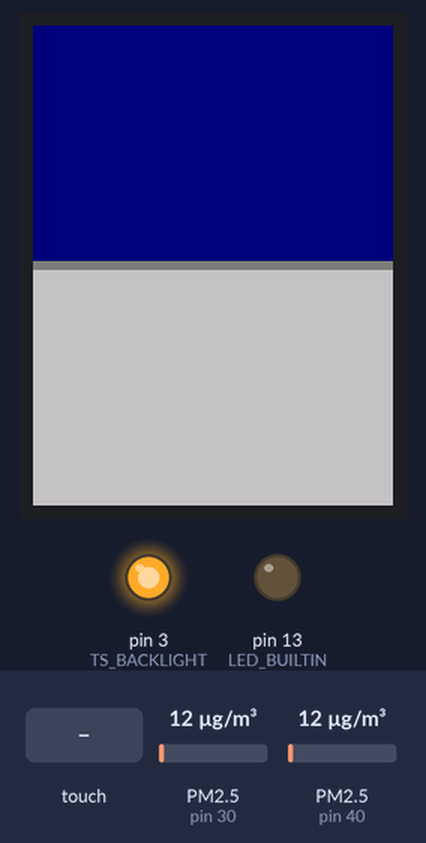
Recording of a sketch running on a simulated Arduino Mega 2560, built with avr-gcc and run on an emulated ATmega2560. On the bench: 240×320 colour display, output pins drawn as LEDs (lit = HIGH). Wiring (inferred from the names in the program): 2 × dust sensor: data pin 30 / data pin 40. Inputs (shaded band) come from the test bench; at power-on: PM2.5 (sensors on pin 30, pin 40) 12 µg/m³. What the sketch prints to the serial monitor is not drawn.

Above: at 2.6 s.
2.7 s: touch panel pressed at 13 % / 10 % of its raw x / y range
At 3.3 s:
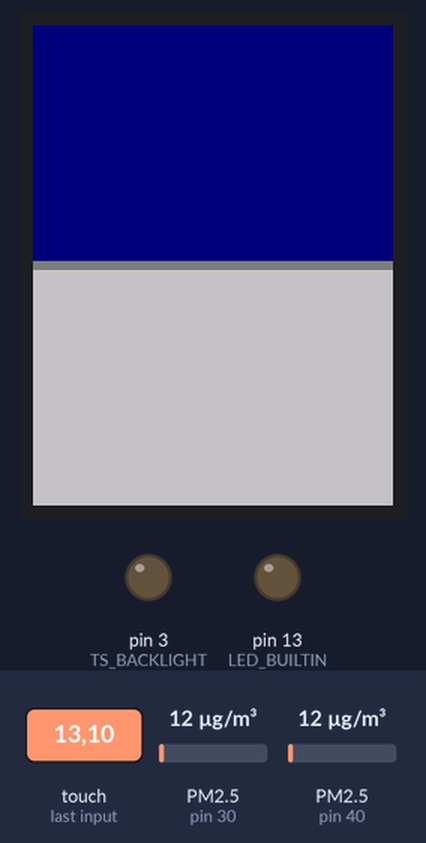
4.5 s: touch panel pressed at 38 % / 10 % of its raw x / y range
At 5.7 s:
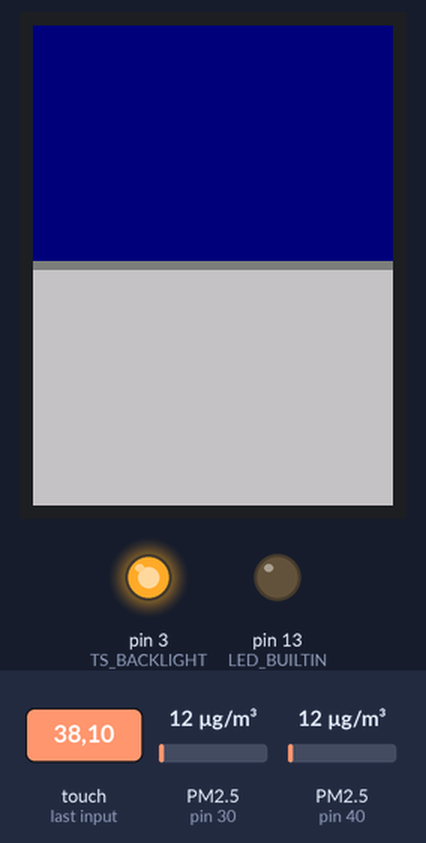
6.1 s: touch panel pressed at 62 % / 10 % of its raw x / y range
At 33.1 s:
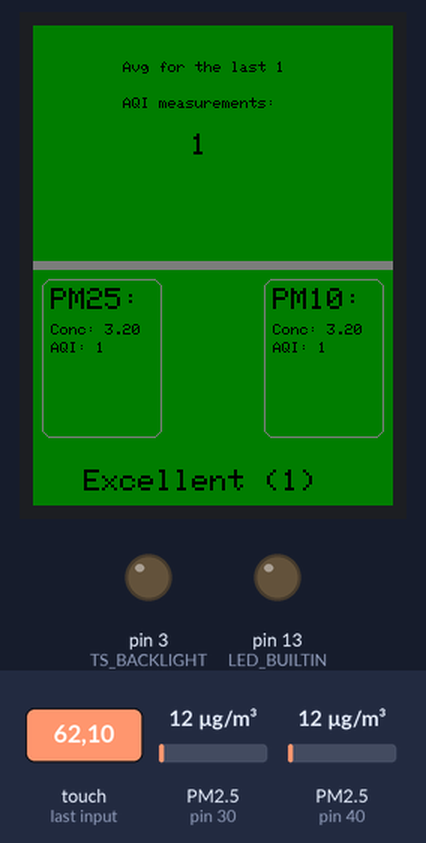
Timing chart, 0 to 33.4 s (numbered marks = the images above; inputs shaded):
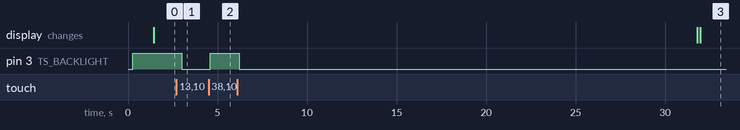

The sketch:

dustSensorFromWeb.ino
```cpp
#include "PinChangeInt.h"
#include "SimpleTimer.h"
#include "SPI.h"
#include "Adafruit_GFX.h"
#include "Adafruit_ILI9341.h"
#include "Adafruit_STMPE610.h"

/* Connect the DSM501 sensor as follow
 * https://www.elektronik.ropla.eu/pdf/stock/smy/dsm501.pdf
 * 1 green vert - Not used
 * 2 yellow jaune - Vout2 - 1 microns (PM1.0)
 * 3 white blanc - Vcc
 * 4 red rouge - Vout1 - 2.5 microns (PM2.5)
 * 5 black noir - GND
*/
#define SENSOR_WARMMUP_TIME           1

#define DUST_SENSOR_DIGITAL_PIN_PM10  30        // DSM501 Pin 2 of DSM501 (jaune / Yellow)
#define DUST_SENSOR_DIGITAL_PIN_PM25  40        // DSM501 Pin 4 (rouge / red)

#define COUNTRY                       0         // 0. France, 1. Europe, 2. USA/China
#define FRANCE                        0
#define EUROPE                        1
#define USA_CHINA                     2

#define EXCELLENT                     "Excellent"
#define GOOD                          "Bon"
#define ACCEPTABLE                    "Moyen"
#define MODERATE                      "Mediocre"
#define HEAVY                         "Mauvais"
#define SEVERE                        "Tres mauvais"
#define HAZARDOUS                     "Dangereux"

#define PM25_SENSOR                   0
#define PM10_SENSOR                   1

/* Screen TFT from Adafruit */
// For the Adafruit shield, these are the default.
#define TFT_DC 9
#define TFT_CS 10
#define TS_INTERRUPTION 7
#define TS_BACKLIGHT 3

// The STMPE610 uses hardware SPI on the shield, and #8
#define STMPE_CS 8

#define MAX_LINES                     40
#define CENTRAL_LINEWIDTH             6
#define BACKGROUND_COLOR              ILI9341_WHITE
#define FOREGROUND_COLOR              ILI9341_DARKGREY
#define UPPER_BG_COLOR                ILI9341_NAVY
#define LOWER_BG_COLOR                ILI9341_LIGHTGREY

#define EXCELLENT_COLOR               ILI9341_DARKGREEN
#define GOOD_COLOR                    ILI9341_GREEN
#define ACCEPTABLE_COLOR              ILI9341_GREENYELLOW
#define MODERATE_COLOR                ILI9341_YELLOW
#define HEAVY_COLOR                   ILI9341_ORANGE
#define SEVERE_COLOR                  ILI9341_RED
#define HAZARDOUS_COLOR               ILI9341_RED

// With 30s measurements, 120 gives 1h buffer
#define BUFFER_SIZE                   60

// Needed for interrupts
#define NO_PORTB_PINCHANGES // to indicate that port b will not be used for pin change interrupts
#define NO_PORTJ_PINCHANGES // to indicate that port c will not be used for pin change interrupts
#define NO_PORTK_PINCHANGES // to indicate that port d will not be used for pin change interrupts

unsigned long duration;
unsigned long starttime;
unsigned long endtime;
unsigned long lowpulseoccupancy = 0;
float         ratio = 0;
unsigned long SLEEP_TIME    = 2 * 1000;       // Sleep time between reads (in milliseconds)
unsigned long sampletime_ms = 1L * 30L * 1000L;  // Durée de mesure - sample time (ms)

struct structAQI{
  // variable enregistreur - recorder variables
  unsigned long durationPM10;
  unsigned long lowpulseoccupancyPM10 = 0;
  unsigned long durationPM25;
  unsigned long lowpulseoccupancyPM25 = 0;
  unsigned long starttime;
  unsigned long endtime;
  // Sensor AQI data
  float         concentrationPM25 = 0;
  float         concentrationPM10  = 0;
  int           AqiPM10            = -1;
  int           AqiPM25            = -1;
  // Indicateurs AQI - AQI display
  int           AQI                = 0;
  String        AqiString          = "";
  int           AqiColor           = 0;
};
struct structAQI AQI;
struct structAQI lastAQIs[BUFFER_SIZE];
unsigned long measurementNumber = 0;
int AQIAvg = 0;


SimpleTimer timer;

Adafruit_STMPE610 ts = Adafruit_STMPE610(STMPE_CS);

Adafruit_ILI9341 tft = Adafruit_ILI9341(TFT_CS, TFT_DC);
int           x1, y1, x2, y2, w, h;
unsigned long   screenLine = 0;
boolean screenBacklight = true;

void updateAQILevel(){
  AQI.AQI = (AQI.AqiPM10 > AQI.AqiPM25) ? AQI.AqiPM10 : AQI.AqiPM25;
}

void updateAQI() {
  // Actualise les mesures - update measurements

  AQI.endtime = millis();

  float ratio = (AQI.lowpulseoccupancyPM10) / (sampletime_ms * 10.0);
  float concentration = 1.1 * pow( ratio, 3) - 3.8 * pow(ratio, 2) + 520 * ratio + 0.62; // using spec sheet curve
  if ( sampletime_ms < 3600000 ) { concentration = concentration * ( sampletime_ms / 3600000.0 ); }
  AQI.lowpulseoccupancyPM10 = 0;
  AQI.concentrationPM10 = concentration;

  ratio = (AQI.lowpulseoccupancyPM25) / (sampletime_ms * 10.0);
  concentration = 1.1 * pow( ratio, 3) - 3.8 * pow(ratio, 2) + 520 * ratio + 0.62;
  if ( sampletime_ms < 3600000 ) { concentration = concentration * ( sampletime_ms / 3600000.0 ); }
  AQI.lowpulseoccupancyPM25 = 0;
  AQI.concentrationPM25 = concentration;

  Serial.print("Concentrations => PM2.5: "); Serial.print(AQI.concentrationPM25); Serial.print(" | PM10: "); Serial.println(AQI.concentrationPM10);

  AQI.starttime = millis();

  // Actualise l'AQI de chaque capteur - update AQI for each sensor
  if ( COUNTRY == FRANCE ) {
    // France
    AQI.AqiPM25 = getATMO( PM25_SENSOR, AQI.concentrationPM25 );
    AQI.AqiPM10 = getATMO( PM10_SENSOR, AQI.concentrationPM10 );
  } else if ( COUNTRY == EUROPE ) {
    // Europe
    AQI.AqiPM25 = getACQI( PM25_SENSOR, AQI.concentrationPM25 );
    AQI.AqiPM10 = getACQI( PM10_SENSOR, AQI.concentrationPM10 );
  } else {
    // USA / China
    AQI.AqiPM25 = getAQI( PM25_SENSOR, AQI.concentrationPM25 );
    AQI.AqiPM10 = getAQI( PM10_SENSOR, AQI.concentrationPM10 );
  }

  // Actualise l'indice AQI - update AQI index
  updateAQILevel();

  lastAQIs[measurementNumber%BUFFER_SIZE] = AQI;
  int elements = (measurementNumber>BUFFER_SIZE) ? BUFFER_SIZE : measurementNumber;
  int average = 0;
  for (int i=0; i<elements; i++){
      average+=lastAQIs[i].AQI;
  }
  if (elements != 0) AQIAvg = average/elements;
  else AQIAvg = AQI.AQI;

  updateAQIDisplay();

  Serial.print("AQIs => PM25: "); Serial.print(AQI.AqiPM25); Serial.print(" | PM10: "); Serial.println(AQI.AqiPM10);
  Serial.print(" | AQI: "); Serial.println(AQI.AQI); Serial.print(" | Message: "); Serial.println(AQI.AqiString);

  //blink(AQI.AQI);
  measurementNumber++;
}

void blink(){
  digitalWrite(LED_BUILTIN, HIGH);   // turn the LED on (HIGH is the voltage level)
  delay(500);                       // wait for a second
  digitalWrite(LED_BUILTIN, LOW);    // turn the LED off by making the voltage LOW
  delay(200);
}

void blink(int times) {
  for (int i=0; i<times; i++){
    blink();
  }
}

void setup() {
  Serial.begin(9600);
  dustSensorInitialConfig();
  ledInitialConfig();
  tftInitialConfig();

  // warm up for the dust sensor (1 minute)
  warmUp();

  Serial.println("Ready!");
  tft.println("Ready!");

  tftDrawBackground();

  AQI.starttime = millis();
  timer.setInterval(sampletime_ms, updateAQI);

  //pinMode(TS_INTERRUPTION, INPUT_PULLUP);
  //attachInterrupt(TS_INTERRUPTION, toggleScreen, RISING);
  //PCintPort::attachInterrupt(TS_INTERRUPTION, toggleScreen, CHANGE); // attach a PinChange Interrupt to our pin on the rising edge
  // (RISING, FALLING and CHANGE all work with this library)
  if (!ts.begin()) Serial.println("Failure on touch screen initialization");
}

void loop() {
  AQI.lowpulseoccupancyPM10 += pulseIn(DUST_SENSOR_DIGITAL_PIN_PM10, LOW);
  AQI.lowpulseoccupancyPM25 += pulseIn(DUST_SENSOR_DIGITAL_PIN_PM25, LOW);

  // polling methodfor touch screen
  if (ts.touched()) toggleScreen();

  timer.run();
}

void diagnosis(){
// read diagnostics (optional but can help debug problems)
  uint8_t x = tft.readcommand8(ILI9341_RDMODE);
  Serial.print("Display Power Mode: 0x"); Serial.println(x, HEX);
  x = tft.readcommand8(ILI9341_RDMADCTL);
  Serial.print("MADCTL Mode: 0x"); Serial.println(x, HEX);
  x = tft.readcommand8(ILI9341_RDPIXFMT);
  Serial.print("Pixel Format: 0x"); Serial.println(x, HEX);
  x = tft.readcommand8(ILI9341_RDIMGFMT);
  Serial.print("Image Format: 0x"); Serial.println(x, HEX);
  x = tft.readcommand8(ILI9341_RDSELFDIAG);
  Serial.print("Self Diagnostic: 0x"); Serial.println(x, HEX);
}

void dustSensorInitialConfig(){
  pinMode(DUST_SENSOR_DIGITAL_PIN_PM10,INPUT);
  pinMode(DUST_SENSOR_DIGITAL_PIN_PM25,INPUT);
}

void ledInitialConfig(){
  pinMode(LED_BUILTIN, OUTPUT);
}

void warmUp(){
  // wait for DSM501 to warm up (typically 60s)
  for (int i = 1; i <= SENSOR_WARMMUP_TIME; i++)
  {
    delay(1000); // 1s
    //Serial
    Serial.print(i);
    Serial.println(" s (wait 60s for DSM501 to warm up)");

    //TFT
    if (i == MAX_LINES) {
      tft.fillScreen(ILI9341_BLACK);
      tft.setCursor(0, 0);
    }
    tft.print(i);
    tft.println(" s (wait 60s for DSM501 to warm up)");
  }
}

void tftInitialConfig(){
  // diagnosis
  tft.begin();
  diagnosis();

  // prepare for writing the first text
  tft.fillScreen(ILI9341_BLACK);
  tft.setCursor(0, 0);
  tft.setTextColor(ILI9341_WHITE);
  tft.setTextSize(1);
  w = tft.width();
  h = tft.height();

  // control backlight with TS_BACKLIGHT pin
  pinMode(TS_BACKLIGHT, OUTPUT);
  screenOn();
}

void tftDrawBackground() {
  x1 = 0;
  x2 = w;
  y1 = y2 = h/2;
  tft.fillScreen(BACKGROUND_COLOR);

  for (int i=0; i<CENTRAL_LINEWIDTH; i++){
    tft.drawLine(x1, y1-CENTRAL_LINEWIDTH/2+i, x2, y2-CENTRAL_LINEWIDTH/2+i, FOREGROUND_COLOR);
  }

  /* Upper side */
  tftUpperBackground();

  /* Down side */
  tftLowerBackground();
}

void tftUpperBackground() {
  tftUpperBackground(UPPER_BG_COLOR);
}

void tftUpperBackground(int color) {
  tft.fillRect(0, 0, w, h/2-CENTRAL_LINEWIDTH/2, color);
}

void tftLowerBackground() {
  tftLowerBackground(LOWER_BG_COLOR);
}

void tftLowerBackground(int color) {
  tft.fillRect(0, h/2+CENTRAL_LINEWIDTH/2, w, h/2-CENTRAL_LINEWIDTH/2, color);
}

void tftLowerUpLeftCorner(int color) {
  tft.fillRoundRect(CENTRAL_LINEWIDTH, h/2+CENTRAL_LINEWIDTH/2+CENTRAL_LINEWIDTH, w/3, h/3, CENTRAL_LINEWIDTH, color);
  tft.drawRoundRect(CENTRAL_LINEWIDTH, h/2+CENTRAL_LINEWIDTH/2+CENTRAL_LINEWIDTH, w/3, h/3, CENTRAL_LINEWIDTH, FOREGROUND_COLOR);
}

void tftLowerUpRightCorner(int color){
  tft.fillRoundRect(w-w/3-CENTRAL_LINEWIDTH, h/2+CENTRAL_LINEWIDTH/2+CENTRAL_LINEWIDTH, w/3, h/3, CENTRAL_LINEWIDTH, color);
  tft.drawRoundRect(w-w/3-CENTRAL_LINEWIDTH, h/2+CENTRAL_LINEWIDTH/2+CENTRAL_LINEWIDTH, w/3, h/3, CENTRAL_LINEWIDTH, FOREGROUND_COLOR);
}

void tftLowerMessage(String message) {
  tft.setCursor(w/7, h/2+h/3+CENTRAL_LINEWIDTH*5);
  tft.setTextSize(2);
  tft.setTextColor(ILI9341_BLACK);
  tft.println(message);
}

void tftLowerUpLeftTitle(String title) {
  tft.setCursor(CENTRAL_LINEWIDTH*2, h/2+CENTRAL_LINEWIDTH/2+CENTRAL_LINEWIDTH*2);
  tft.setTextSize(2);
  tft.setTextColor(ILI9341_BLACK);
  tft.println(title);
}

void tftLowerUpRightTitle(String title) {
  tft.setCursor(w-w/3, h/2+CENTRAL_LINEWIDTH/2+CENTRAL_LINEWIDTH*2);
  tft.setTextSize(2);
  tft.setTextColor(ILI9341_BLACK);
  tft.println(title);
}

void tftLowerUpLeftMessageCursor(int line){
  tft.setCursor(CENTRAL_LINEWIDTH*2, h/2+CENTRAL_LINEWIDTH/2+CENTRAL_LINEWIDTH*6+CENTRAL_LINEWIDTH*2*line);
  tft.setTextSize(1);
  tft.setTextColor(ILI9341_BLACK);
}

void tftLowerUpRightMessageCursor(int line){
  tft.setCursor(w-w/3, h/2+CENTRAL_LINEWIDTH/2+CENTRAL_LINEWIDTH*6+CENTRAL_LINEWIDTH*2*line);
  tft.setTextSize(1);
  tft.setTextColor(ILI9341_BLACK);
}

void tftUpperMessageCursor(int line, int column, int size) {
  tft.setCursor(w/16*column, CENTRAL_LINEWIDTH*4*line);
  tft.setTextSize(size);
  tft.setTextColor(ILI9341_BLACK);
}

/*
 * Calcul l'indice de qualité de l'air français ATMO
 * Calculate French ATMO AQI indicator
 */
int getATMO( int sensor, float density ){
  if ( sensor == PM25_SENSOR ) { //PM2,5
    if ( density <= 11 ) {
      return 1;
    } else if ( density > 11 && density <= 24 ) {
      return 2;
    } else if ( density > 24 && density <= 36 ) {
      return 3;
    } else if ( density > 36 && density <= 41 ) {
      return 4;
    } else if ( density > 41 && density <= 47 ) {
      return 5;
    } else if ( density > 47 && density <= 53 ) {
      return 6;
    } else if ( density > 53 && density <= 58 ) {
      return 7;
    } else if ( density > 58 && density <= 64 ) {
      return 8;
    } else if ( density > 64 && density <= 69 ) {
      return 9;
    } else {
      return 10;
    }
  } else { // sensor == PM10_SENSOR
    if ( density <= 6 ) {
      return 1;
    } else if ( density > 6 && density <= 13 ) {
      return 2;
    } else if ( density > 13 && density <= 20 ) {
      return 3;
    } else if ( density > 20 && density <= 27 ) {
      return 4;
    } else if ( density > 27 && density <= 34 ) {
      return 5;
    } else if ( density > 34 && density <= 41 ) {
      return 6;
    } else if ( density > 41 && density <= 49 ) {
      return 7;
    } else if ( density > 49 && density <= 64 ) {
      return 8;
    } else if ( density > 64 && density <= 79 ) {
      return 9;
    } else {
      return 10;
    }
  }
}

void updateAQIDisplay(){
  /*
   * 1 EXCELLENT
   * 2 GOOD
   * 3 ACCEPTABLE
   * 4 MODERATE
   * 5 HEAVY
   * 6 SEVERE
   * 7 HAZARDOUS
   */
  if ( COUNTRY == 0 ) {
    // Système ATMO français - French ATMO AQI system
    switch ( AQI.AQI) {
      case 10:
        AQI.AqiString = SEVERE;
        AQI.AqiColor = SEVERE_COLOR;
        break;
      case 9:
        AQI.AqiString = HEAVY;
        AQI.AqiColor = HEAVY_COLOR;
        break;
      case 8:
        AQI.AqiString = HEAVY;
        AQI.AqiColor = HEAVY_COLOR;
        break;
      case 7:
        AQI.AqiString = MODERATE;
        AQI.AqiColor = MODERATE_COLOR;
        break;
      case 6:
        AQI.AqiString = MODERATE;
        AQI.AqiColor = MODERATE_COLOR;
        break;
      case 5:
        AQI.AqiString = ACCEPTABLE;
        AQI.AqiColor = ACCEPTABLE_COLOR;
        break;
      case 4:
        AQI.AqiString = GOOD;
        AQI.AqiColor = GOOD_COLOR;
        break;
      case 3:
        AQI.AqiString = GOOD;
        AQI.AqiColor = GOOD_COLOR;
        break;
      case 2:
        AQI.AqiString = EXCELLENT;
        AQI.AqiColor = EXCELLENT_COLOR;
        break;
      case 1:
        AQI.AqiString = EXCELLENT;
        AQI.AqiColor = EXCELLENT_COLOR;
        break;
      }
  } else if ( COUNTRY == 1 ) {
    // European CAQI
    switch ( AQI.AQI) {
      case 25:
        AQI.AqiString = GOOD;
        AQI.AqiColor = GOOD_COLOR;
        break;
      case 50:
        AQI.AqiString = ACCEPTABLE;
        AQI.AqiColor = ACCEPTABLE_COLOR;
        break;
      case 75:
        AQI.AqiString = MODERATE;
        AQI.AqiColor = MODERATE_COLOR;
        break;
      case 100:
        AQI.AqiString = HEAVY;
        AQI.AqiColor = HEAVY_COLOR;
        break;
      default:
        AQI.AqiString = SEVERE;
        AQI.AqiColor = SEVERE_COLOR;
      }
  } else if ( COUNTRY == 2 ) {
    // USA / CN
    if ( AQI.AQI <= 50 ) {
        AQI.AqiString = GOOD;
        AQI.AqiColor = GOOD_COLOR;
    } else if ( AQI.AQI > 50 && AQI.AQI <= 100 ) {
        AQI.AqiString = ACCEPTABLE;
        AQI.AqiColor = ACCEPTABLE_COLOR;
    } else if ( AQI.AQI > 100 && AQI.AQI <= 150 ) {
        AQI.AqiString = MODERATE;
        AQI.AqiColor = MODERATE_COLOR;
    } else if ( AQI.AQI > 150 && AQI.AQI <= 200 ) {
        AQI.AqiString = HEAVY;
        AQI.AqiColor = HEAVY_COLOR;
    } else if ( AQI.AQI > 200 && AQI.AQI <= 300 ) {
        AQI.AqiString = SEVERE;
        AQI.AqiColor = SEVERE_COLOR;
    } else {
       AQI.AqiString = HAZARDOUS;
       AQI.AqiColor = HAZARDOUS_COLOR;
    }
  }

  drawDisplay();
}
/*
 * CAQI Européen - European CAQI level
 * source : http://www.airqualitynow.eu/about_indices_definition.php
 */

int getACQI( int sensor, float density ){
  if ( sensor == 0 ) {  //PM2,5
    if ( density == 0 ) {
      return 0;
    } else if ( density <= 15 ) {
      return 25 ;
    } else if ( density > 15 && density <= 30 ) {
      return 50;
    } else if ( density > 30 && density <= 55 ) {
      return 75;
    } else if ( density > 55 && density <= 110 ) {
      return 100;
    } else {
      return 150;
    }
  } else {              //PM10
    if ( density == 0 ) {
      return 0;
    } else if ( density <= 25 ) {
      return 25 ;
    } else if ( density > 25 && density <= 50 ) {
      return 50;
    } else if ( density > 50 && density <= 90 ) {
      return 75;
    } else if ( density > 90 && density <= 180 ) {
      return 100;
    } else {
      return 150;
    }
  }
}

/*
 * AQI formula: https://en.wikipedia.org/wiki/Air_Quality_Index#United_States
 * Arduino code https://gist.github.com/nfjinjing/8d63012c18feea3ed04e
 * On line AQI calculator https://www.airnow.gov/index.cfm?action=resources.conc_aqi_calc
 */
float calcAQI(float I_high, float I_low, float C_high, float C_low, float C) {
  return (I_high - I_low) * (C - C_low) / (C_high - C_low) + I_low;
}

int getAQI(int sensor, float density) {
  int d10 = (int)(density * 10);
  if ( sensor == 0 ) {
    if (d10 <= 0) {
      return 0;
    }
    else if(d10 <= 120) {
      return calcAQI(50, 0, 120, 0, d10);
    }
    else if (d10 <= 354) {
      return calcAQI(100, 51, 354, 121, d10);
    }
    else if (d10 <= 554) {
      return calcAQI(150, 101, 554, 355, d10);
    }
    else if (d10 <= 1504) {
      return calcAQI(200, 151, 1504, 555, d10);
    }
    else if (d10 <= 2504) {
      return calcAQI(300, 201, 2504, 1505, d10);
    }
    else if (d10 <= 3504) {
      return calcAQI(400, 301, 3504, 2505, d10);
    }
    else if (d10 <= 5004) {
      return calcAQI(500, 401, 5004, 3505, d10);
    }
    else if (d10 <= 10000) {
      return calcAQI(1000, 501, 10000, 5005, d10);
    }
    else {
      return 1001;
    }
  } else {
    if (d10 <= 0) {
      return 0;
    }
    else if(d10 <= 540) {
      return calcAQI(50, 0, 540, 0, d10);
    }
    else if (d10 <= 1540) {
      return calcAQI(100, 51, 1540, 541, d10);
    }
    else if (d10 <= 2540) {
      return calcAQI(150, 101, 2540, 1541, d10);
    }
    else if (d10 <= 3550) {
      return calcAQI(200, 151, 3550, 2541, d10);
    }
    else if (d10 <= 4250) {
      return calcAQI(300, 201, 4250, 3551, d10);
    }
    else if (d10 <= 5050) {
      return calcAQI(400, 301, 5050, 4251, d10);
    }
    else if (d10 <= 6050) {
      return calcAQI(500, 401, 6050, 5051, d10);
    }
    else {
      return 1001;
    }
  }
}

void drawDisplay(){
  // draw global AQI level
  drawAQILevel(false, "GLOBAL", AQI.AQI);
  // draw PM25 AQI level
  drawAQILevel(false, "PM25", AQI.AqiPM25);
  // draw PM10 AQI level
  drawAQILevel(false, "PM10", AQI.AqiPM10);
  // draw last BUFFER_SIZE average global AQI level
  drawAQILevel(true, "AVERAGE", AQIAvg);

  // write global AQI message
  writeAQILevelMessage(AQI.AqiString + " ("  + AQI.AQI + ")");

  // write titles
  tftLowerUpLeftTitle("PM25:");
  tftLowerUpRightTitle("PM10:");

  // write PM25 values
  writePM25Values();

  // write PM10 values
  writePM10Values();

  // write average AQI message
  writeAvgAQIMessage();
}

void writePM25Values(){
  tftLowerUpLeftMessageCursor(0);
  tft.print("Conc: ");
  tft.println(AQI.concentrationPM25);
  tftLowerUpLeftMessageCursor(1);
  tft.print("AQI: ");
  tft.println(AQI.AqiPM25);
}

void writePM10Values(){
  tftLowerUpRightMessageCursor(0);
  tft.print("Conc: ");
  tft.println(AQI.concentrationPM10);
  tftLowerUpRightMessageCursor(1);
  tft.print("AQI: ");
  tft.println(AQI.AqiPM10);
}

void writeAQILevelMessage(String message){
  tftLowerMessage(message);
}

void writeAvgAQIMessage(){
  tftUpperMessageCursor(1, 4, 1);
  tft.print("Avg for the last ");
  tft.println((measurementNumber<BUFFER_SIZE) ? measurementNumber+1 : BUFFER_SIZE);
  tftUpperMessageCursor(2, 4, 1);
  tft.print("AQI measurements: ");
  tftUpperMessageCursor(3, 7, 2);
  tft.println(AQIAvg);
  Serial.print("Avg for the last: "); Serial.print(measurementNumber); Serial.print(" AQI measurements: "); Serial.println(AQIAvg);
}

void drawAQILevel(boolean average, String partSize, int level){
  switch(level){
    case 1:
    drawBackground(average, partSize, EXCELLENT_COLOR);
  break;
    case 2:
    drawBackground(average, partSize, EXCELLENT_COLOR);
  break;
    case 3:
    drawBackground(average, partSize, GOOD_COLOR);
  break;
    case 4:
    drawBackground(average, partSize, GOOD_COLOR);
  break;
    case 5:
    drawBackground(average, partSize, ACCEPTABLE_COLOR);
  break;
    case 6:
    drawBackground(average, partSize, MODERATE_COLOR);
  break;
    case 7:
    drawBackground(average, partSize, MODERATE_COLOR);
  break;
    case 8:
    drawBackground(average, partSize, HEAVY_COLOR);
  break;
    case 9:
    drawBackground(average, partSize, HEAVY_COLOR);
  break;
    case 10:
    drawBackground(average, partSize, HAZARDOUS_COLOR);
  break;
  }
}

void drawBackground(boolean average, String partSize, int color){
  if (!average){
    if (partSize == "GLOBAL") {
      tftLowerBackground(color);
    } else if (partSize == "PM25") {
      tftLowerUpLeftCorner(color);
    } else if (partSize == "PM10") {
      tftLowerUpRightCorner(color);
    }
  } else{
    tftUpperBackground(color);
  }
}

void screenOn(){
  screenBacklight = true;
  digitalWrite(TS_BACKLIGHT, HIGH);
}

void screenOff(){
  screenBacklight = false;
  digitalWrite(TS_BACKLIGHT, LOW);
}

void toggleScreen(){
  (screenBacklight) ? screenOff() : screenOn();
  Serial.print("Toggl screen. Screen is now: ");
  Serial.println(screenBacklight);
}
```

Measured:
- after the input at 2.7 s, pin 3 (TS_BACKLIGHT): HIGH → LOW after 0.30 s
- after the input at 4.5 s, pin 3 (TS_BACKLIGHT): LOW → HIGH after 0.10 s
- after the input at 6.1 s, pin 3 (TS_BACKLIGHT): HIGH → LOW after 0.10 s
